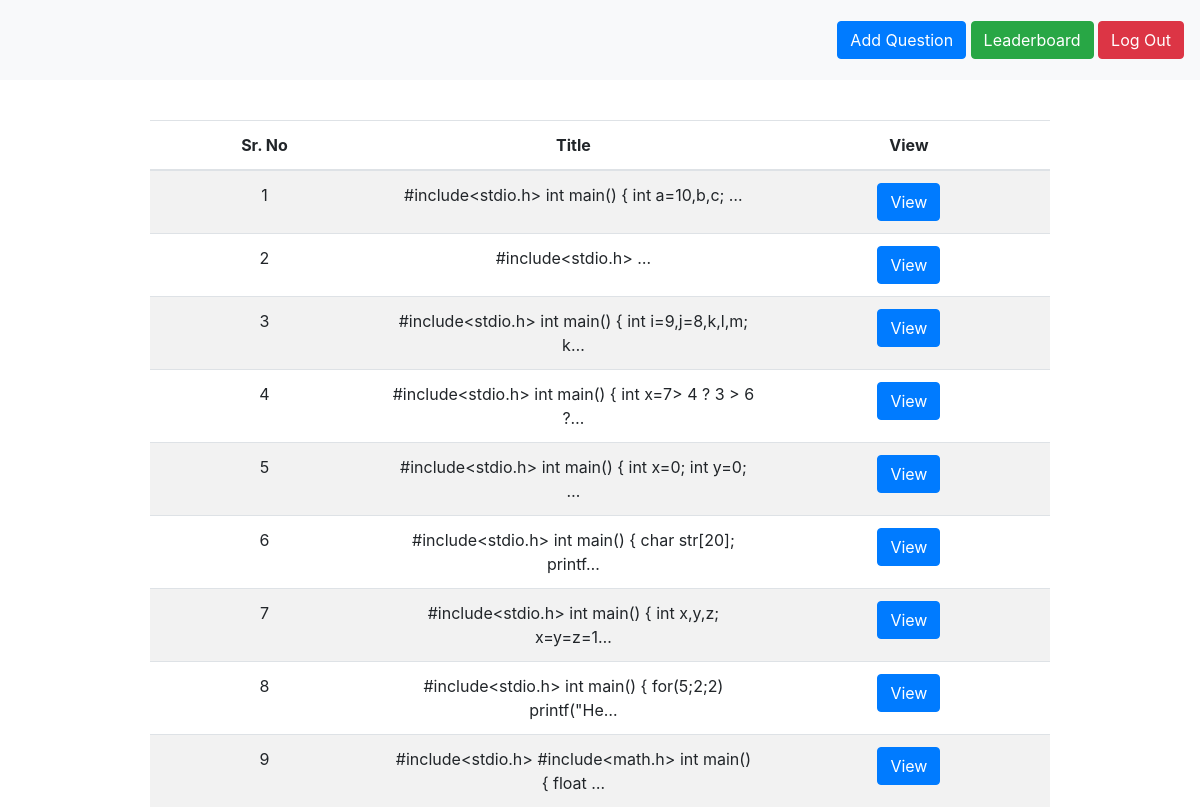
The app's page /questionhub/ (signed in), older data.
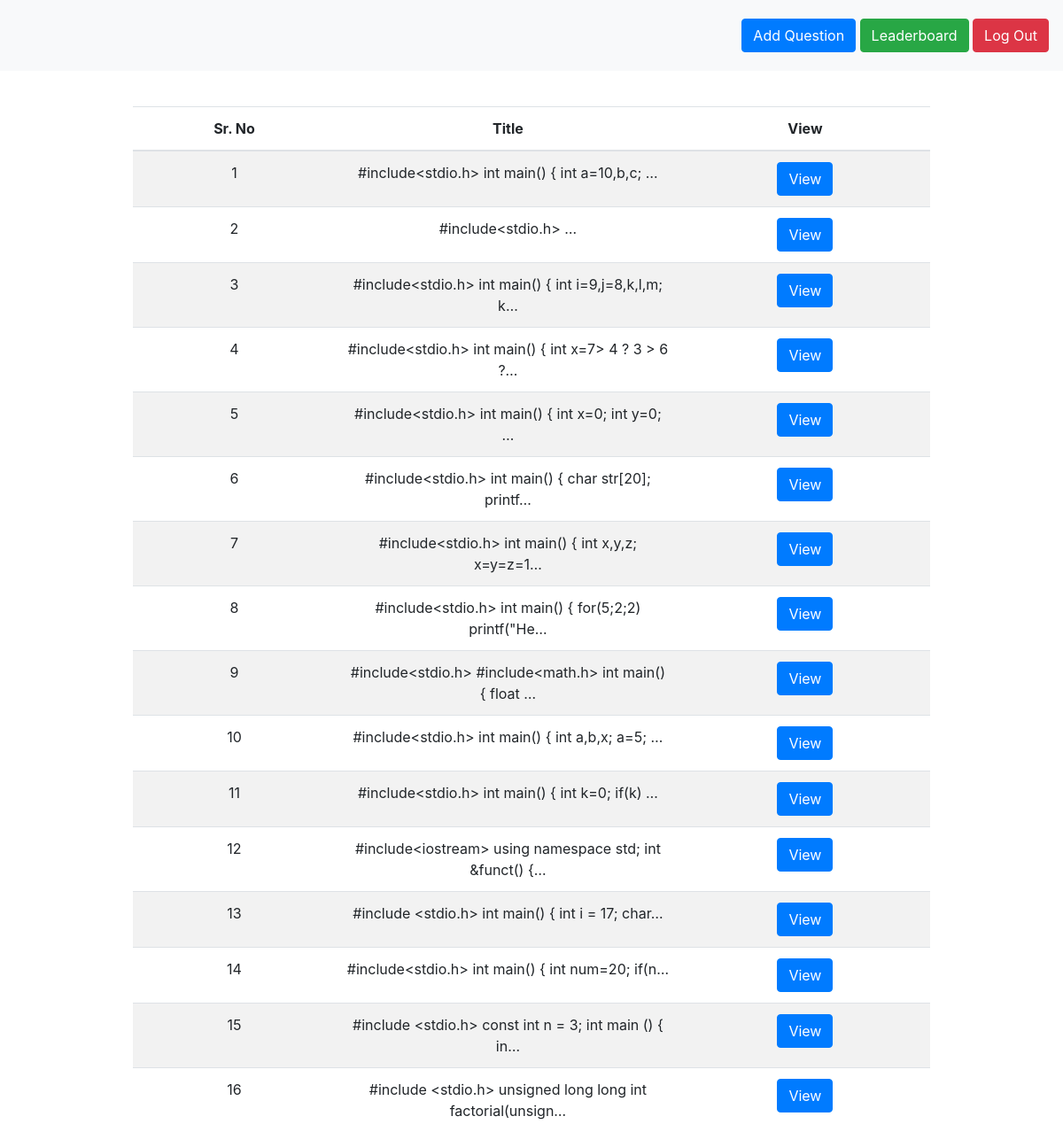
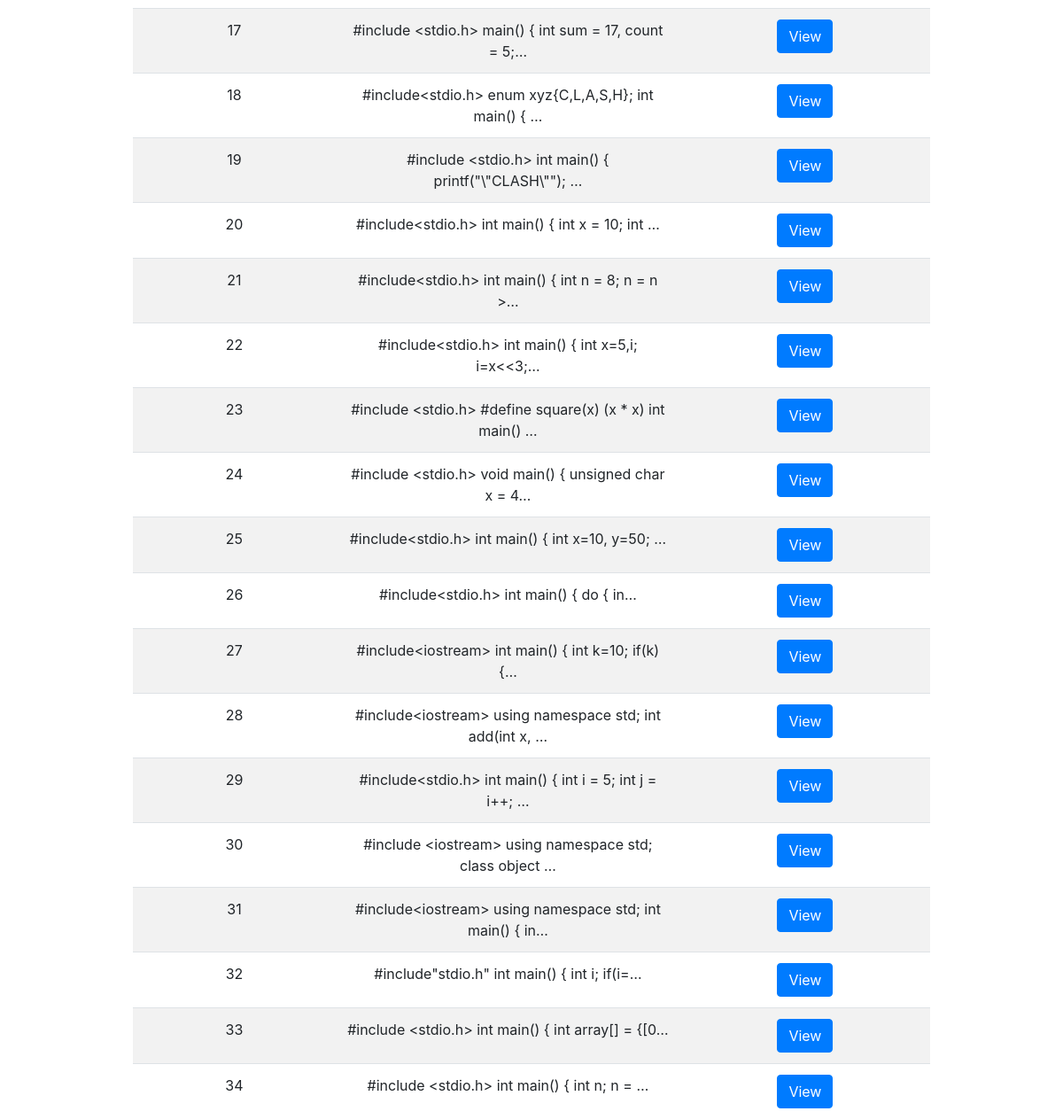
The same page, newer data (2 pictures, top to bottom).
### basic_app/models.py (models this page shows)
class Questions(models.Model):
    user = models.ForeignKey(User, on_delete=models.CASCADE)
    questions = models.TextField()
    choice1 = models.CharField(max_length=126)
    choice2 = models.CharField(max_length=126)
    choice3 = models.CharField(max_length=126)
    choice4 = models.CharField(max_length=126)
    correct = models.CharField(max_length=1)

### basic_app/views.py (the view)
# urls.py: path('questionhub/', views.question_hub, name='question_hub'),
def question_hub(request):
    if request.user.is_authenticated:
        questions = Questions.objects.filter(user=request.user)
        return render(request, 'basic_app/questionHub.html', context={'questions': questions})
    else:
        return HttpResponseRedirect(reverse('register'))

### basic_app/templates/basic_app/questionHub.html (shortened to what this page needs)
<!DOCTYPE html>
<html lang="en">
<head>
</head>
<link rel="stylesheet" href="https://maxcdn.bootstrapcdn.com/bootstrap/4.3.1/css/bootstrap.min.css">
<body>
    <nav class="navbar bg-light">
        <div class="item">
                <a href="{% url 'questions' %}">
                    <div class="btn btn-primary">
                        Add Question
                    </div>
                </a>
                <a href="{% url 'leaderboard' %}">
                    <div class="btn btn-success">
                        Leaderboard
                    </div>
                </a>
                <a href="{% url 'logout' %}">
                    <div class="btn btn-danger">
                        Log Out
                    </div>
                </a>
        </div>
    </nav>
    <table class="table table-striped table-hover">
        <thead>
            <th>Sr. No</th>
            <th>Title</th>
            <th>View</th>
        </thead>
        <tbody>
          {% for question in questions %}
          <tr>
              <td>{{ forloop.counter }}</td>
              <td>{{ question.questions|truncatechars:60}}</td>
              <td><a href="{% url 'edit_question' id=question.id %}"> <button class="btn btn-primary"> View </button> </a> </td>
          </tr>
          {% endfor %}
        </tbody>
    </table>
</body>
</html>

Row changes from the older to the newer data that the page shows:
added Questions: questions "#include<stdio.h> int main() { int a,b,x; a=5; …"
added Questions: questions "#include<stdio.h> int main() { int k=0; if(k) …"
added Questions: questions "#include<iostream> using namespace std; int &funct() {…"
added Questions: questions "#include <stdio.h> int main() { int i = 17; char…"
added Questions: questions "#include<stdio.h> int main() { int num=20; if(n…"
added Questions: questions "#include <stdio.h> const int n = 3; int main () { in…"
added Questions: questions "#include <stdio.h> unsigned long long int factorial(unsign…"
added Questions: questions "#include <stdio.h> main() { int sum = 17, count = 5;…"
added Questions: questions "#include<stdio.h> enum xyz{C,L,A,S,H}; int main() { …"
added Questions: questions "#include <stdio.h> int main() { printf(\"\\\"CLASH\\\"\"); …"
added Questions: questions "#include<stdio.h> int main() { int x = 10; int …"
added Questions: questions "#include<stdio.h> int main() { int n = 8; n = n >…"
added Questions: questions "#include<stdio.h> int main() { int x=5,i; i=x<<3;…"
added Questions: questions "#include <stdio.h> #define square(x) (x * x) int main() …"
added Questions: questions "#include <stdio.h> void main() { unsigned char x = 4…"
added Questions: questions "#include<stdio.h> int main() { int x=10, y=50; …"
added Questions: questions "#include<stdio.h> int main() { do { in…"
added Questions: questions "#include<iostream> int main() { int k=10; if(k) {…"
added Questions: questions "#include<iostream> using namespace std; int add(int x, …"
added Questions: questions "#include<stdio.h> int main() { int i = 5; int j = i++; …"
added Questions: questions "#include <iostream> using namespace std; class object …"
added Questions: questions "#include<iostream> using namespace std; int main() { in…"
added Questions: questions "#include\"stdio.h\" int main() { int i; if(i=…"
added Questions: questions "#include <stdio.h> int main() { int array[] = {[0…"
added Questions: questions "#include <stdio.h> int main() { int n; n = …"
